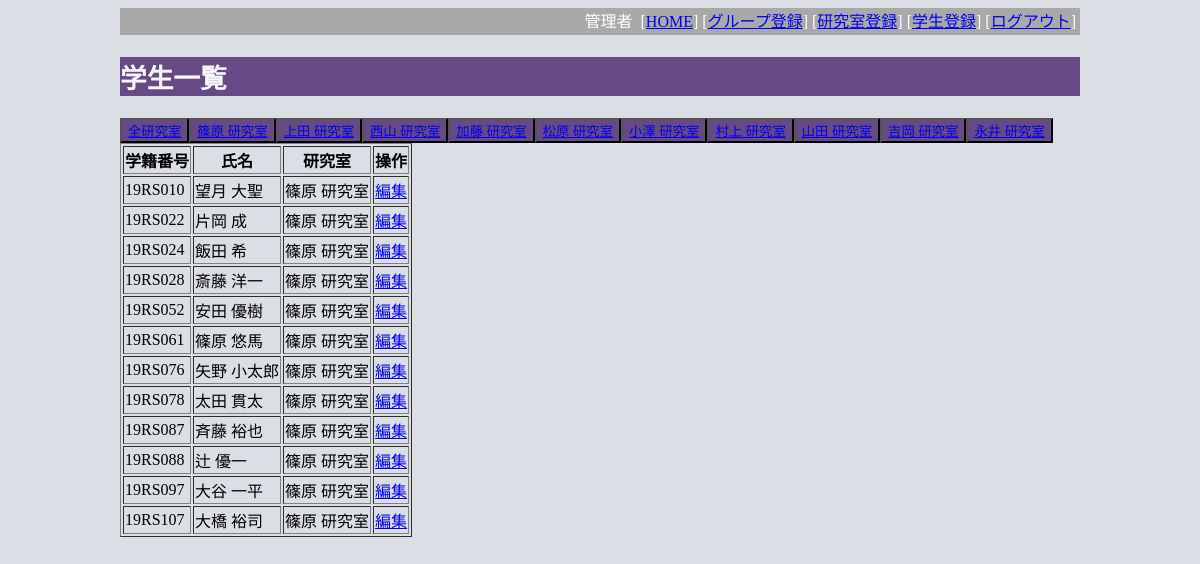
Page /index.php?do=st_list&labid=1 (signed in) on the committed database.
### tables this page shows
CREATE TABLE `tbl_lab` (
  `labid` int(11) NOT NULL,
  `labname` varchar(32) DEFAULT NULL,
  `study` varchar(32) DEFAULT NULL,
  `gid` int(11) DEFAULT NULL
);

CREATE TABLE `tbl_student` (
  `sid` char(7) NOT NULL,
  `sname` varchar(16) NOT NULL,
  `labid` int(11) NOT NULL
);

### index.php (called while the page is built, shortened)
<?php
  include('src/page_header.php');
  $action = 'pg_home';
  if (isset($_GET['do'])) {
    $action = $_GET['do'];
  }
  include('src/' . $action . '.php');
  include('src/page_footer.php');
?>

### src/st_list.php (the view, shortened to what this page needs)
<h2>学生一覧</h2>
<?php
require_once('db_inc.php');
$sql = "SELECT * FROM tbl_lab";
$rs = $conn->query($sql);
echo '<button><a href="?do=st_list">全研究室</a></button>';
while ($row= $rs->fetch_assoc()){
    echo '<button><a href="?do=st_list&labid=' . $row['labid'] . '">'.$row['labname'].'</a></button>';
}
$where = "1";
if (isset($_GET['labid'])){
    $where = "labid=" . $_GET['labid'];
}
$sql = "SELECT * FROM tbl_student NATURAL JOIN tbl_lab WHERE " . $where;
$rs = $conn->query($sql);
echo '<table border=1>';
echo '<tr><th>学籍番号</th><th>氏名</th><th>研究室</th><th>操作</th></tr>';
$row= $rs->fetch_assoc();
while ($row) {
    echo '<tr>';
    echo '<td>' . $row['sid'] . '</td>';
    echo '<td>' . $row['sname']. '</td>';
    echo '<td>' . $row['labname']. '</td>';
    if ($_SESSION['urole'] > 1){
        echo '<td><a href="?do=st_edit&sid='.$row['sid']. '">編集</a></td>';
    }
    echo '</tr>';
    $row= $rs->fetch_assoc();
}
echo '</table>';
?>

### css/style.css (style rules this page uses)
body { background-color: #dcdee6; }
h2 { background-color: #664985; color: #f7f8f7; font-size: 20pt; }
button { background-color: #664985; color:#dcdee6; }

### rows in the picture
tbl_lab: labname "篠原 研究室"
tbl_lab: labname "上田 研究室"
tbl_lab: labname "西山 研究室"
tbl_lab: labname "加藤 研究室"
tbl_lab: labname "松原 研究室"
tbl_lab: labname "小澤 研究室"
tbl_lab: labname "村上 研究室"
tbl_lab: labname "山田 研究室"
tbl_lab: labname "吉岡 研究室"
tbl_lab: labname "永井 研究室"
tbl_student: sid "19RS010", sname "望月 大聖", labid.labname "篠原 研究室"
tbl_student: sid "19RS022", sname "片岡 成", labid.labname "篠原 研究室"
tbl_student: sid "19RS024", sname "飯田 希", labid.labname "篠原 研究室"
tbl_student: sid "19RS028", sname "斎藤 洋一", labid.labname "篠原 研究室"
tbl_student: sid "19RS052", sname "安田 優樹", labid.labname "篠原 研究室"
tbl_student: sid "19RS061", sname "篠原 悠馬", labid.labname "篠原 研究室"
tbl_student: sid "19RS076", sname "矢野 小太郎", labid.labname "篠原 研究室"
tbl_student: sid "19RS078", sname "太田 貫太", labid.labname "篠原 研究室"
tbl_student: sid "19RS087", sname "斉藤 裕也", labid.labname "篠原 研究室"
tbl_student: sid "19RS088", sname "辻 優一", labid.labname "篠原 研究室"
tbl_student: sid "19RS097", sname "大谷 一平", labid.labname "篠原 研究室"
tbl_student: sid "19RS107", sname "大橋 裕司", labid.labname "篠原 研究室"

### other values in the picture
$_SESSION['uname'] "管理者"
$label "グループ登録"
$label "研究室登録"
$label "学生登録"
